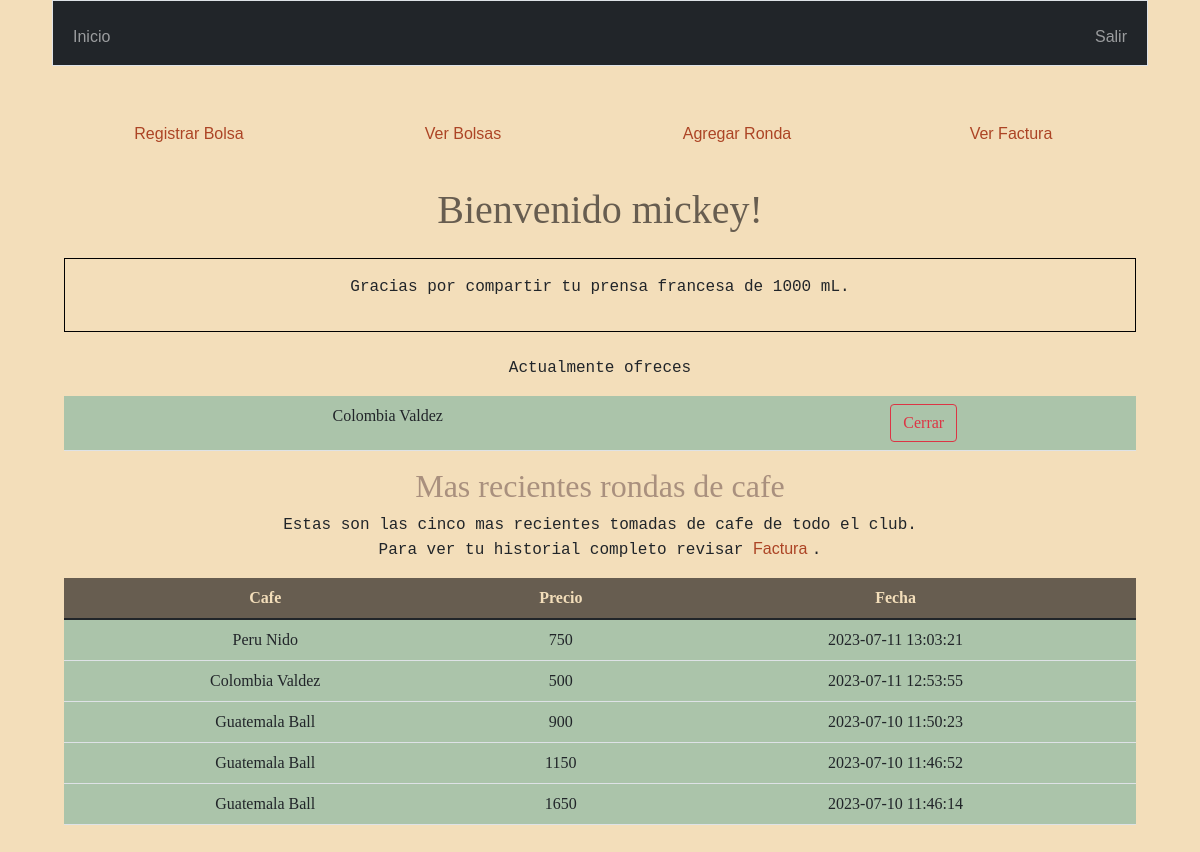
Page / (signed in) on the earlier database version.
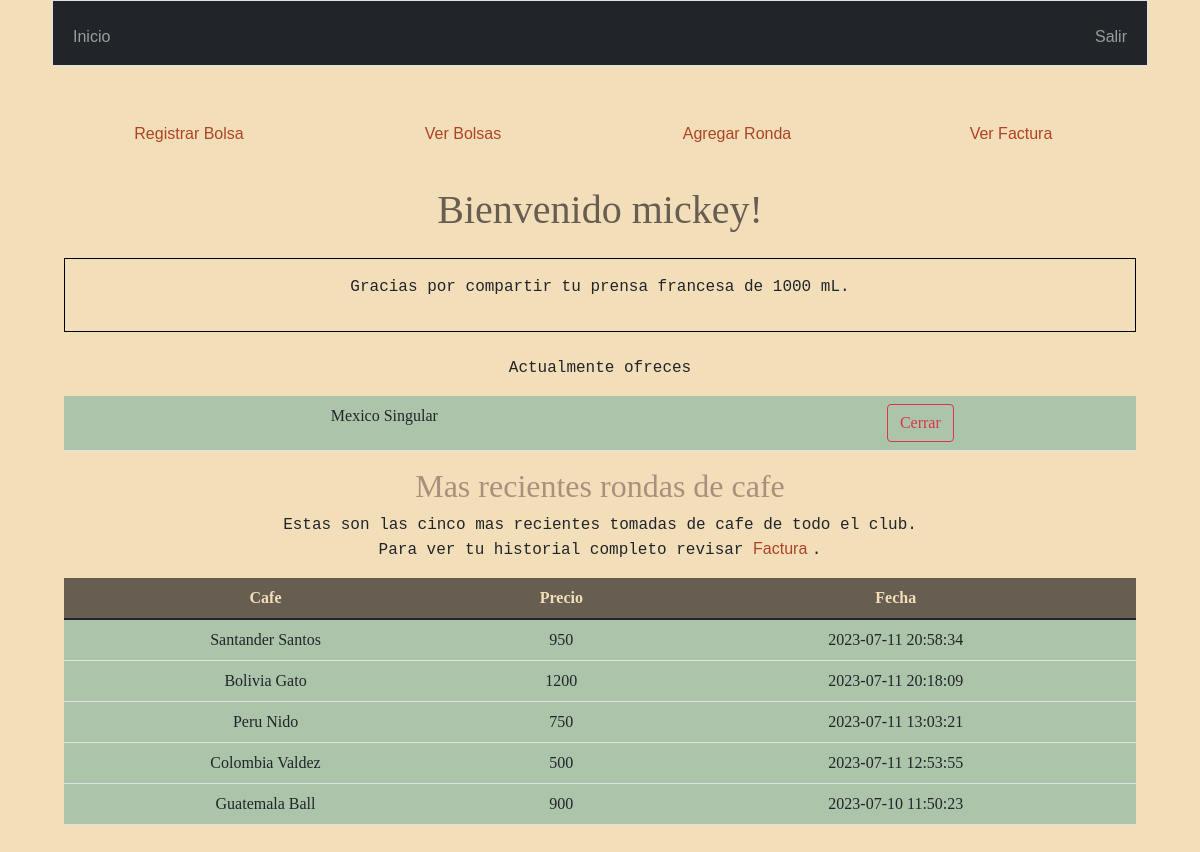
Same page on the later database version.
### tables this page shows
CREATE TABLE bolsas ( id INTEGER PRIMARY KEY AUTOINCREMENT NOT NULL, user_id INTEGER, origin TEXT, price INTEGER, grams INTEGER, toaster TEXT NOT NULL, date DATE, active TEXT NOT NULL, FOREIGN KEY(user_id) REFERENCES users(id));

CREATE TABLE rondas ( id INTEGER PRIMARY KEY AUTOINCREMENT NOT NULL, prensa_id INTEGER, bolsa_id INTEGER, cost INTEGER, date DATETIME, FOREIGN KEY(bolsa_id) REFERENCES bolsas(id), FOREIGN KEY(prensa_id) REFERENCES prensas(id));

### app.py (the view)
@app.route("/")
@login_required
def index():
    query = db.execute("SELECT capacity FROM users JOIN prensas ON prensas.owner_id = users.id WHERE users.id=?", session["user_id"])
    queri = db.execute("SELECT origin, toaster, bolsas.id AS numero FROM users JOIN bolsas ON bolsas.user_id = users.id WHERE users.id = ? AND active = 'YES'", session["user_id"])
    prensa_info=""
    bolsa_info=""
    if query:
        prensa_info=query[0]["capacity"]
    if queri:
        bolsa_info = queri
    rondas = db.execute("SELECT origin, toaster, cost, rondas.date AS fecha FROM bolsas JOIN rondas ON bolsas.id = rondas.bolsa_id ORDER BY rondas.date DESC LIMIT 5")
    return render_template("index.html", username = username(session["user_id"]) , french = prensa_info, rondas = rondas, bolsas = bolsa_info)

### app.py (called while the page is built)
@app.after_request
def after_request(response):
    response.headers["Cache-Control"] = "no-cache, no-store, must-revalidate"
    response.headers["Expires"] = 0
    response.headers["Pragma"] = "no-cache"
    return response

### helpers.py (called while the page is built)
def login_required(f):
    @wraps(f)
    def decorated_function(*args, **kwargs):
        if session.get("user_id") is None:
            return redirect("/login")
        return f(*args, **kwargs)
    return decorated_function

def username(n):
    n = int(n)
    query = db.execute("SELECT username FROM users WHERE id=?", n)
    return query[0]["username"]

### templates/index.html (shortened to what this page needs)
{% extends "layout.html" %}
{% block main %}
<div class="menu">
	<div class="row">
		<div class="col-sm-3"> <a class="nav-link" href="/bolsa">Registrar Bolsa</a> </div>
		<div class="col-sm-3"> <a class="nav-link" href="/bolsas">Ver Bolsas</a> </div>
		<div class="col-sm-3"> <a class="nav-link" href="/ronda">Agregar Ronda</a> </div>
		<div class="col-sm-3"> <a class="nav-link" href="/factura">Ver Factura</a> </div>
	</div>
</div>
<h1> Bienvenido {{username}}! </h1>
<div class="md-3 cuadro">
	<p>
	{% if french!="" %}
	Gracias por compartir tu prensa francesa de {{french}} mL.
	{% endif %}
	</p>
</div>
<div class="md-3">
	<p>
	{% if bolsas!="" %}
	Actualmente ofreces
	<table class="table">
		{% for bolsa in bolsas %}
		<tr> <td> {{bolsa.origin}} {{bolsa.toaster}} </td> <td>  <form action="/cerrar" method="post"> <button class="btn btn-outline-danger" type="submit"> Cerrar </button></form>
 </td><tr>
		{% endfor %}
	</table>
	{% endif %}
	</p>
</div>
<div class="md-4">
	<h2> Mas recientes rondas de cafe  </h2>
	<p> Estas son las cinco mas recientes tomadas de cafe de todo el club. <br>
	Para ver tu historial completo revisar <a href="/factura"> Factura </a>.
	</p>
	<table class="table">
		<thead class="thead-dark">
		<tr>
			<th scope="col"> Cafe </th>
			<th scope="col"> Precio  </th>
			<th scope="col"> Fecha </th>
		</tr>
		</thead>
		<tbody>
			{% for ronda in rondas %}
			<tr>
			<td> {{ronda.origin}} {{ronda.toaster}} </td>
			<td> {{ ronda.cost}} </td>
			<td> {{ ronda.fecha}} </td>
			</tr>
			{% endfor %}
		</tbody>
	</table>
</div>
{% endblock %}

Differences in the rows shown:
no longer on this page (row edited): bolsas: origin "Colombia", toaster "Valdez"
no longer on this page (row unchanged): rondas: origin "Guatemala", toaster "Ball", cost "1150", fecha "2023-07-10 11:46:52"
no longer on this page (row unchanged): rondas: origin "Guatemala", toaster "Ball", cost "1650", fecha "2023-07-10 11:46:14"
added bolsas: origin "Mexico", toaster "Singular"
added rondas: origin "Santander", toaster "Santos", cost "950", fecha "2023-07-11 20:58:34"
added rondas: origin "Bolivia", toaster "Gato", cost "1200", fecha "2023-07-11 20:18:09"
